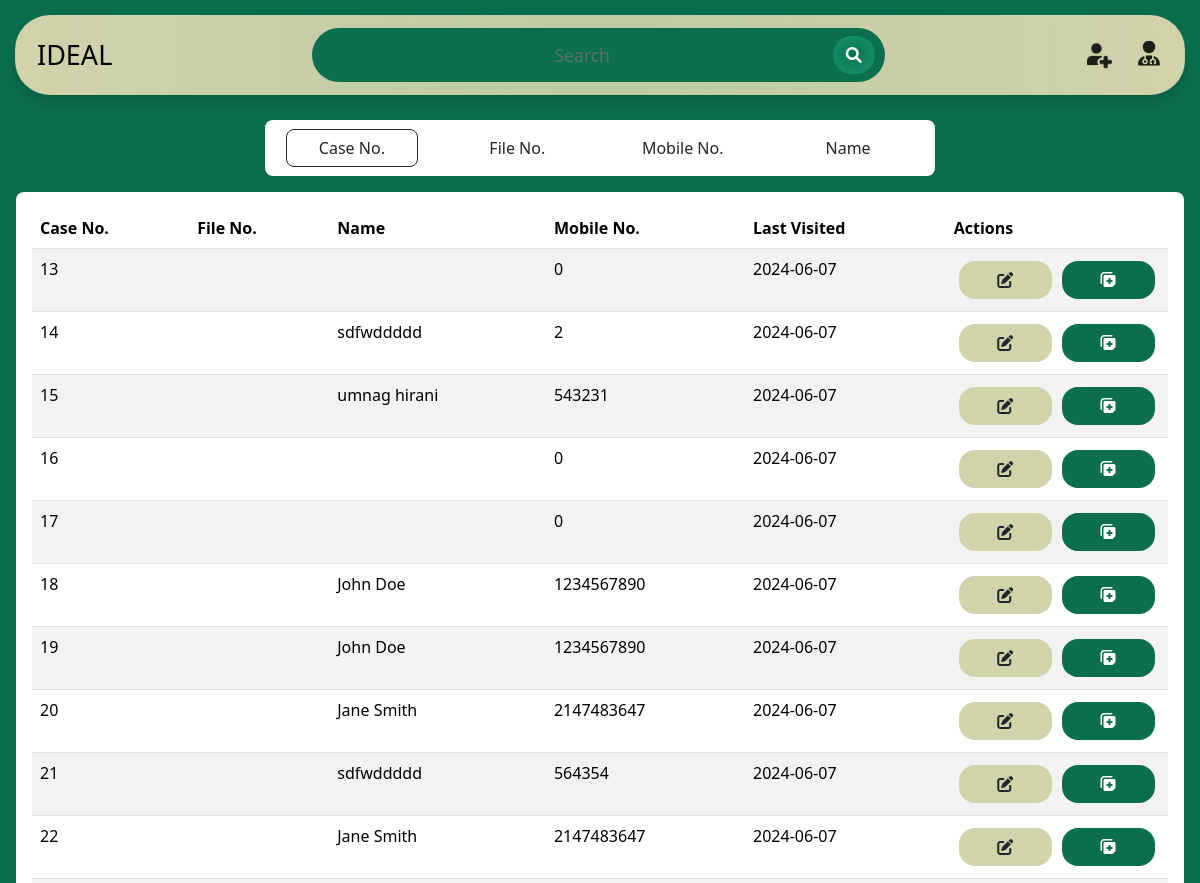
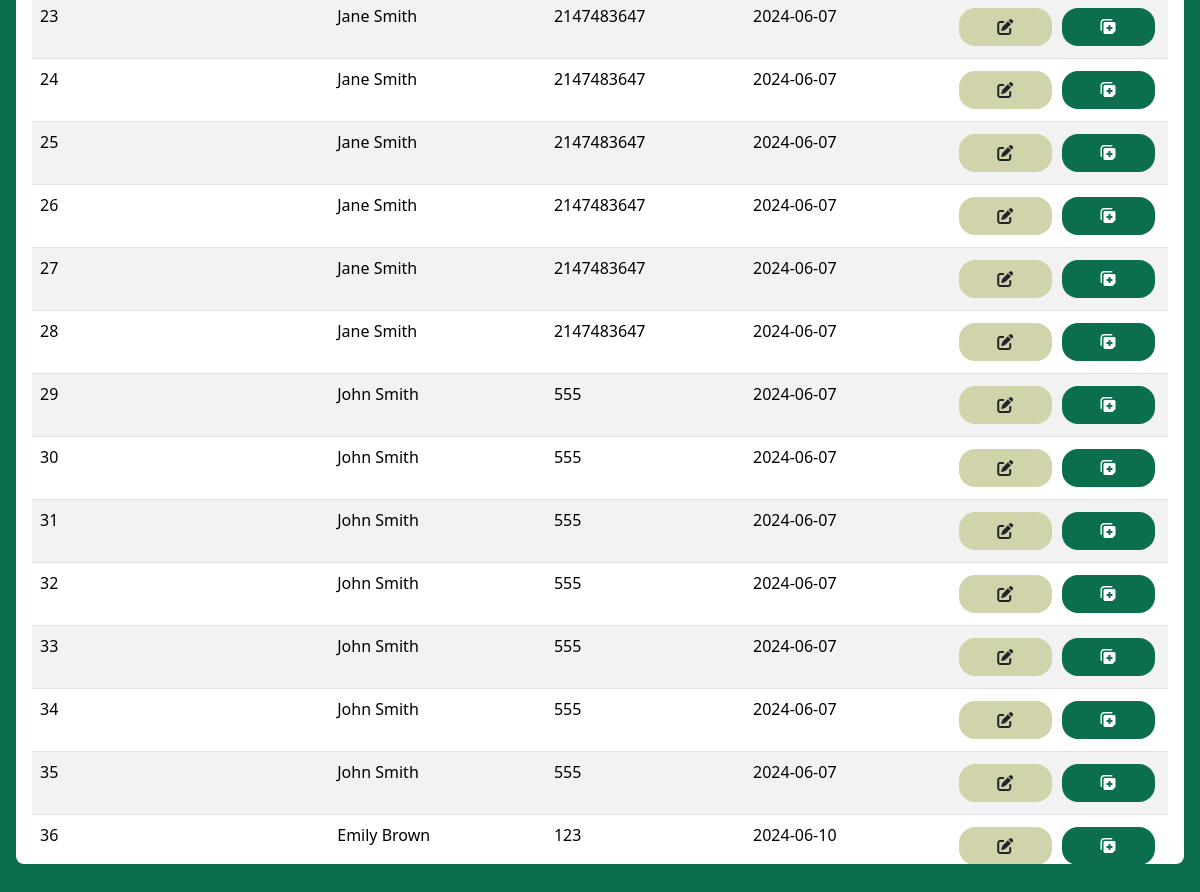
The app's page /, older data (2 pictures, top to bottom).
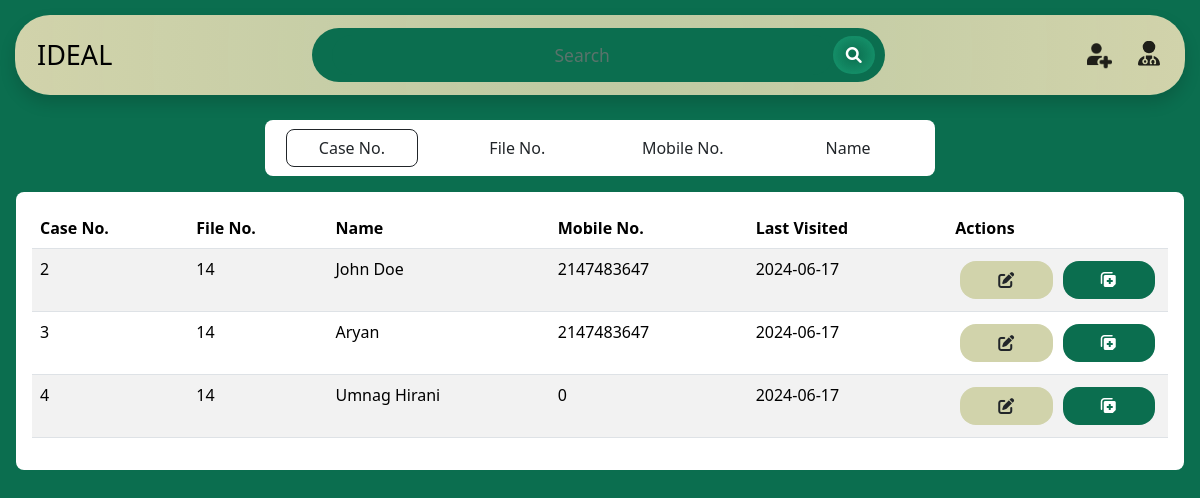
The same page, newer data.
### tables this page shows
CREATE TABLE `test_details` (
  `caseno` int(11) NOT NULL,
  `fileno` int(11) NOT NULL,
  `date` date NOT NULL DEFAULT current_timestamp(),
  `name` varchar(255) NOT NULL,
  `gender` varchar(255) NOT NULL,
  `age` int(3) NOT NULL,
  `dob` date NOT NULL,
  `marital` varchar(255) NOT NULL,
  `complexion` varchar(255) NOT NULL,
  `constitution` varchar(255) NOT NULL,
  `address` varchar(255) NOT NULL,
  `mobile` int(11) NOT NULL,
  `occupation` varchar(255) NOT NULL,
  `height` float NOT NULL,
  `weight` float NOT NULL,
  `child` int(11) NOT NULL,
  `bp` float NOT NULL,
  `pulse` float NOT NULL,
  `temperature` float NOT NULL,
  `present` varchar(255) NOT NULL,
  `past` varchar(255) NOT NULL,
  `family` varchar(255) NOT NULL,
  `disease` varchar(255) NOT NULL,
  `cause` varchar(255) NOT NULL,
  `mind` varchar(255) NOT NULL,
  `head` varchar(255) NOT NULL,
  `mouth` varchar(255) NOT NULL,
  `eye` varchar(255) NOT NULL,
  `face` varchar(255) NOT NULL,
  `nose` varchar(255) NOT NULL,
  `respiratory` varchar(255) NOT NULL,
  `cardiac` varchar(255) NOT NULL,
  `abdomen` varchar(255) NOT NULL,
  `menses` varchar(255) NOT NULL,
  `other` varchar(255) NOT NULL,
  `limb` varchar(255) NOT NULL,
  `back` varchar(255) NOT NULL,
  `skin` varchar(255) NOT NULL,
  `appetite` varchar(255) NOT NULL,
  `thirst` varchar(255) NOT NULL,
  `stool` varchar(255) NOT NULL,
  `urine` varchar(255) NOT NULL,
  `sleep` varchar(255) NOT NULL,
  `discharge` varchar(255) NOT NULL,
  `addiction` varchar(255) NOT NULL,
  `desire` varchar(255) NOT NULL,
  `aversion` varchar(255) NOT NULL,
  `aggravation` varchar(255) NOT NULL,
  `amelioration` varchar(255) NOT NULL,
  `photo` varchar(255) NOT NULL
);

### index.php (the view, shortened to what the changed rows need)
<!DOCTYPE html>
<html lang="en">
<head>
    <link rel="stylesheet" href="https://cdnjs.cloudflare.com/ajax/libs/font-awesome/6.0.0-beta3/css/all.min.css">
    <link rel="stylesheet" href="navbar.css">
    <link rel="stylesheet" href="styles.css">
    <link rel="stylesheet" href="table-styles.css">
    <link href="https://cdn.jsdelivr.net/npm/bootstrap@5.3.3/dist/css/bootstrap.min.css" rel="stylesheet"
>
</head>
<body style="background-color: #0b6e4f">
    <br><br><br><br><br>
    <div class="mt-3 bg-white mx-3 rounded-3 text-align-center p-3 fs-6 table-container">
        <div class="table-responsive" style="max-height: 65vh;overflow-y:scroll;overflow-x:scroll;">
            <table id="table" class="table table-striped p-3">
                <thead>
                    <tr>
                        <th scope="col">Case No.</th>
                        <th scope="col">File No.</th>
                        <th scope="col">Name</th>
                        <th scope="col">Mobile No.</th>
                        <th scope="col">Last Visited</th>
                        <th scope="col">Actions</th>
                    </tr>
                </thead>
                <tbody>
                <?php
                include 'config.php';
                $sql = "SELECT * FROM test_details";
                $result = $conn->query($sql);
                if ($result->num_rows > 0) {
                    while ($row = $result->fetch_assoc()) {
                        echo "<tr>
                                <td>{$row['caseno']}</td>
                                <td>{$row['fileno']}</td>
                                <td>{$row['name']}</td>
                                <td>{$row['mobile']}</td>
                                <td>{$row['date']}</td>
                                <td>
                                    <div class='btn-container'>
                                        <a id='tooltip' class='btn rounded-4 mb-1 mt-1 w-100 edit-button action-button' href='edit.php?caseno={$row['caseno']}' style='background-color: #d1d3ab;'>
                                            <span id='tooltiptext'>Edit Patient Details</span>
                                            <i class='fa-solid fa-pen-to-square'></i>
                                        </a>
                                        <a id='tooltip' class='btn rounded-4 mb-1 mt-1 w-100 add-button action-button' href='checkup-page.php?caseno={$row['caseno']}?fileno={$row['fileno']}' style='background-color: #0b6e4f; color: white;'>
                                            <span id='tooltiptext'>Patient Checkup</span>
                                            <i class='fa-solid fa-notes-medical'></i>
                                        </a>
                                    </div>
                                </td>
                              </tr>";
                    }
                } else {
                    echo "<tr><td colspan='6'>No data found</td></tr>";
                }
                ?>
                </tbody>
            </table>
        </div>
    </div>
</body>
</html>

Row changes from the older to the newer data that the page shows:
removed test_details: caseno "13", mobile "0", date "2024-06-07"
removed test_details: caseno "14", name "sdfwddddd", mobile "2", date "2024-06-07"
removed test_details: caseno "15", name "umnag hirani", mobile "543231", date "2024-06-07"
removed test_details: caseno "16", mobile "0", date "2024-06-07"
removed test_details: caseno "17", mobile "0", date "2024-06-07"
removed test_details: caseno "18", name "John Doe", mobile "1234567890", date "2024-06-07"
removed test_details: caseno "19", name "John Doe", mobile "1234567890", date "2024-06-07"
removed test_details: caseno "20", name "Jane Smith", mobile "2147483647", date "2024-06-07"
removed test_details: caseno "21", name "sdfwddddd", mobile "564354", date "2024-06-07"
removed test_details: caseno "22", name "Jane Smith", mobile "2147483647", date "2024-06-07"
removed test_details: caseno "23", name "Jane Smith", mobile "2147483647", date "2024-06-07"
removed test_details: caseno "24", name "Jane Smith", mobile "2147483647", date "2024-06-07"
removed test_details: caseno "25", name "Jane Smith", mobile "2147483647", date "2024-06-07"
removed test_details: caseno "26", name "Jane Smith", mobile "2147483647", date "2024-06-07"
removed test_details: caseno "27", name "Jane Smith", mobile "2147483647", date "2024-06-07"
removed test_details: caseno "28", name "Jane Smith", mobile "2147483647", date "2024-06-07"
removed test_details: caseno "29", name "John Smith", mobile "555", date "2024-06-07"
removed test_details: caseno "30", name "John Smith", mobile "555", date "2024-06-07"
removed test_details: caseno "31", name "John Smith", mobile "555", date "2024-06-07"
removed test_details: caseno "32", name "John Smith", mobile "555", date "2024-06-07"
removed test_details: caseno "33", name "John Smith", mobile "555", date "2024-06-07"
removed test_details: caseno "34", name "John Smith", mobile "555", date "2024-06-07"
removed test_details: caseno "35", name "John Smith", mobile "555", date "2024-06-07"
removed test_details: caseno "36", name "Emily Brown", mobile "123", date "2024-06-10"
added test_details: caseno "2", fileno "14", name "John Doe", mobile "2147483647", date "2024-06-17"
added test_details: caseno "3", fileno "14", name "Aryan", mobile "2147483647", date "2024-06-17"
added test_details: caseno "4", fileno "14", name "Umnag Hirani", mobile "0", date "2024-06-17"
